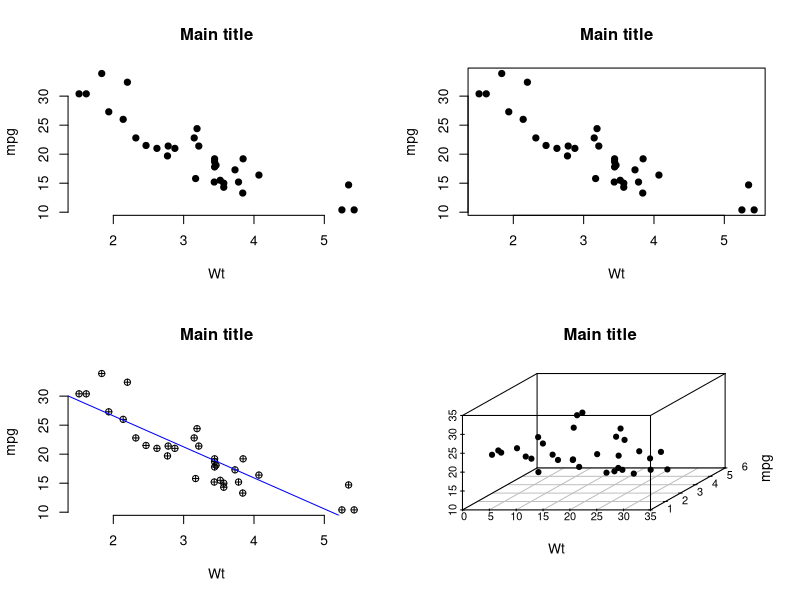
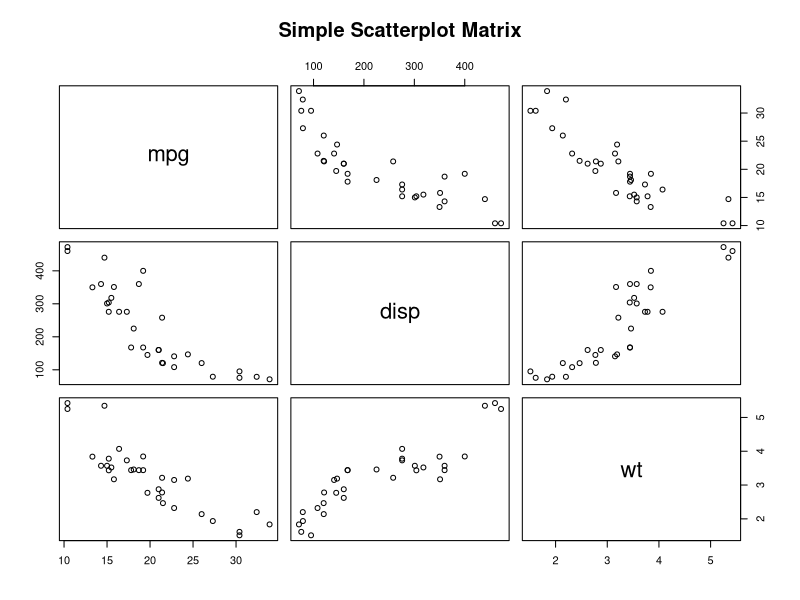
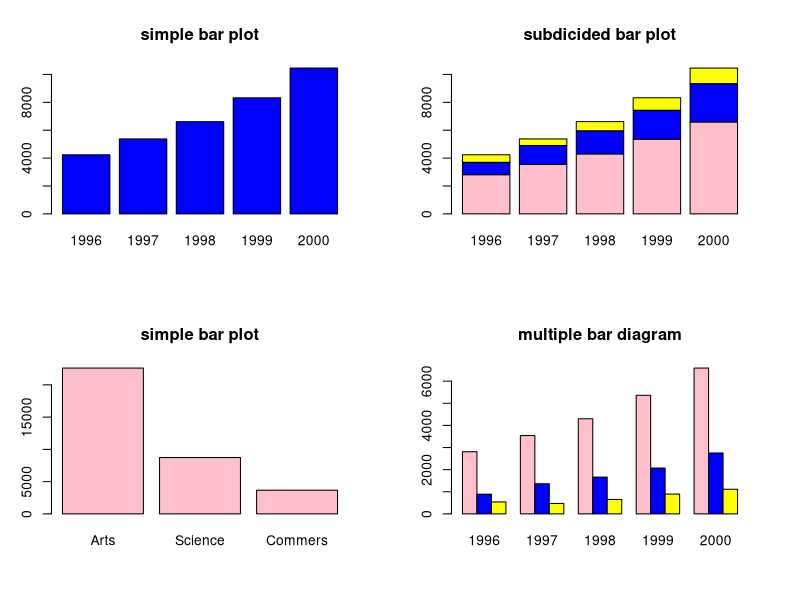

Recreate these plots in R, in order. (Note: this script raises an error after producing the figures.)
mtcars
View(mtcars)
par(mfrow = c(2,2))
x = mtcars$wt
y = mtcars$mpg
z = mtcars$disp

# Plot with main and axis titles
#Change point shape (pch = 19) and remove frame
plot(x,y,main = "Main title", xlab = "Wt", ylab = "mpg", pch = 19,frame.plot = FALSE)
plot(x,y,main = "Main title", xlab = "Wt", ylab = "mpg", pch = 19,frame.plot = TRUE)

#Add regression line
plot(x,y,main = "Main title", xlab = "Wt", ylab = "mpg", pch = 10,frame.plot = FALSE)
abline(lm(y~x,data = mtcars), col="blue")

#Ploting scatterplot in 3D
library(scatterplot3d)
scatterplot3d(x,y,main = "Main title", xlab = "Wt", ylab = "mpg", pch = 19)

#Displaing all the graph together
my_plot = pairs(~mpg+disp+wt,data = mtcars, main= "Simple Scatterplot Matrix")

#my_dataframe = data.frame(x,y,z)
#regression_line = function(my_data){
#  for i in range(3):
    
#}


years = c(1996,1997,1998,1999,2000)
Arts = c(2810,3542,4301,5362,6593)
Sciences = c(890,1363,1662,2071,2752)
Commers = c(540,471,652,895,1113)
students = matrix(c(Arts,Sciences,Commers),nrow = 5)
students
cname = c("Arts","Science","Commers")
rownames(students)= years
colnames(students) = cname
students
totalstud = margin.table(students,1)
students
totalstud
barplot(totalstud,col = "blue", main = "simple bar plot")
totalstud1 = margin.table(students,2)
totalstud1
barplot(totalstud1,col = "pink", main = "simple bar plot")
barplot(t(students),col = c("pink","blue","yellow"),main = "subdicided bar plot", beside = FALSE)
barplot(t(students),col = c("pink","blue","yellow"),main = "multiple bar diagram", beside =TRUE) 
legend(locator(1),legend = c("ar","sc","co"),fill = c("pink","blue","red",horiz = T,cox=0.5))
